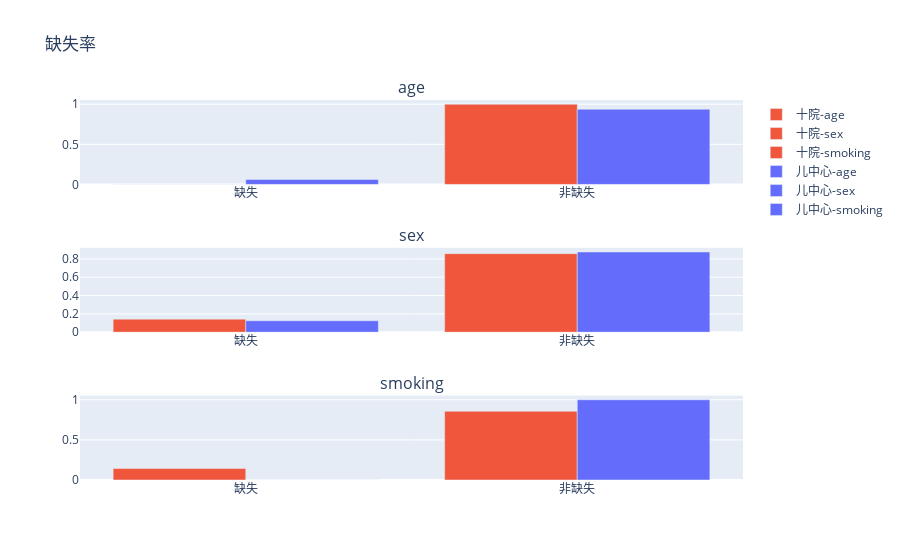

Here is the notebook cell this chart was saved with:
### Markdown cell above
针对上面的问题，这个阶段我们作出如下的改进
* 子图的标题需要在创建subplots时就传入
* 每个数据集定义好固定的颜色

修改后的代码如下(需要调整的地方已经用注释标明。)

### Code cell
sub_titles = var_names
fig = make_subplots(
    rows=3, 
    cols=1,
    subplot_titles = var_names # 子图的标题需要在make_subplots时就提供。它们会以从左往右，从上往下的顺序的传递给子图
) # 3x1布局

# 数据集对应的颜色码
color_mapping = {
    '十院': '#ef563b',
    '儿中心': '#646cfb'
}

for dataset in data['dataset'].unique():
    sub_df = data.loc[data['dataset'] == dataset]

    for i, col in enumerate(var_names):
        null_rate = sub_df[col].isnull().mean()

        trace = go.Bar(
            x=['缺失', '非缺失'], 
            y=[null_rate, 1 - null_rate], 
            marker_color=color_mapping[dataset], # 这里基于数据集，指定预定义的颜色
            name="{}-{}".format(dataset, col)
        )

        fig.add_trace(
            trace,
            row=i + 1,
            col=1
        )

fig.update_layout(
    title='缺失率'
)

fig

### Figure 1 — Plotly figure (JSON) as saved in the notebook; plotly's stock layout.template omitted (floating-point values rounded to 4 significant figures)
{"data": [{"marker": {"color": "#ef563b"}, "name": "十院-age", "type": "bar", "x": ["缺失", "非缺失"], "xaxis": "x", "y": [0, 1], "yaxis": "y"}, {"marker": {"color": "#ef563b"}, "name": "十院-sex", "type": "bar", "x": ["缺失", "非缺失"], "xaxis": "x2", "y": [0.1429, 0.8571], "yaxis": "y2"}, {"marker": {"color": "#ef563b"}, "name": "十院-smoking", "type": "bar", "x": ["缺失", "非缺失"], "xaxis": "x3", "y": [0.1429, 0.8571], "yaxis": "y3"}, {"marker": {"color": "#646cfb"}, "name": "儿中心-age", "type": "bar", "x": ["缺失", "非缺失"], "xaxis": "x", "y": [0.0625, 0.9375], "yaxis": "y"}, {"marker": {"color": "#646cfb"}, "name": "儿中心-sex", "type": "bar", "x": ["缺失", "非缺失"], "xaxis": "x2", "y": [0.125, 0.875], "yaxis": "y2"}, {"marker": {"color": "#646cfb"}, "name": "儿中心-smoking", "type": "bar", "x": ["缺失", "非缺失"], "xaxis": "x3", "y": [0, 1], "yaxis": "y3"}], "layout": {"annotations": [{"font": {"size": 16}, "showarrow": false, "text": "age", "x": 0.5, "xanchor": "center", "xref": "paper", "y": 1, "yanchor": "bottom", "yref": "paper"}, {"font": {"size": 16}, "showarrow": false, "text": "sex", "x": 0.5, "xanchor": "center", "xref": "paper", "y": 0.6111, "yanchor": "bottom", "yref": "paper"}, {"font": {"size": 16}, "showarrow": false, "text": "smoking", "x": 0.5, "xanchor": "center", "xref": "paper", "y": 0.2222, "yanchor": "bottom", "yref": "paper"}], "title": {"text": "缺失率"}, "xaxis": {"anchor": "y", "domain": [0, 1]}, "xaxis2": {"anchor": "y2", "domain": [0, 1]}, "xaxis3": {"anchor": "y3", "domain": [0, 1]}, "yaxis": {"anchor": "x", "domain": [0.7778, 1]}, "yaxis2": {"anchor": "x2", "domain": [0.3889, 0.6111]}, "yaxis3": {"anchor": "x3", "domain": [0, 0.2222]}}}
